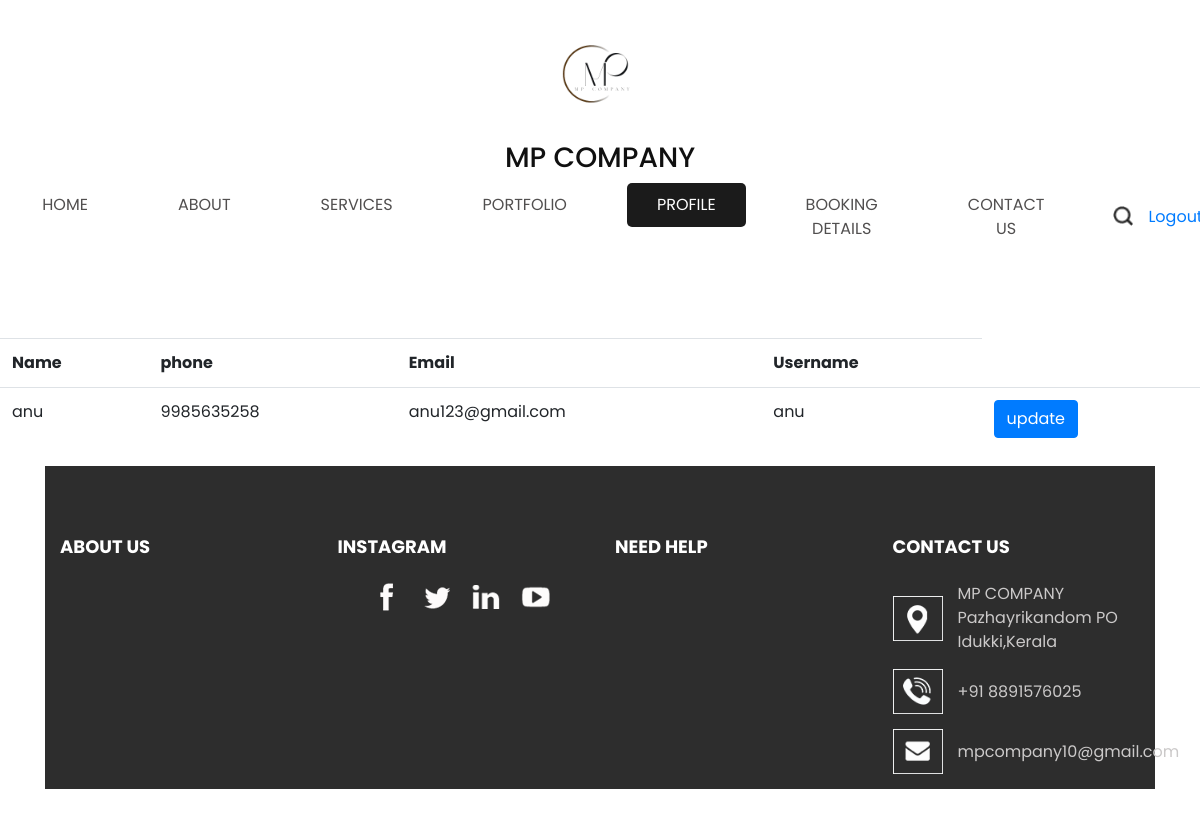
Page /profile (signed in) on the committed database.
### mp_app/models.py (models this page shows)
class register(models.Model):
    name=models.CharField(max_length=50)
    email=models.EmailField()
    phone=models.IntegerField()
    username=models.CharField(max_length=20)
    password=models.CharField(max_length=30)
    def __str__(self):
        return self.username

### mp_app/views.py (the view)
# urls.py: path('profile',views.profile),
def profile(re):
    if 'user' in re.session:
        d = register.objects.filter(username=re.session['user'])
        print(d)
        return render(re, 'user/profile.html', {'data': d})
    return redirect(login)

### template/user/profile.html (shortened to what this page needs)
<!DOCTYPE html>
<html>
<head>
  {% load static %}
  <link rel="stylesheet" type="text/css" href="https://cdnjs.cloudflare.com/ajax/libs/OwlCarousel2/2.3.4/assets/owl.carousel.min.css" />
  <link rel="stylesheet" type="text/css" href="{% static 'css/bootstrap.css' %}" />
  <link href="{% static 'css/style.css' %}" rel="stylesheet" />
  <link href="{% static 'css/responsive.css' %}" rel="stylesheet" />
</head>
<body>
  <div class="hero_area">
    <header class="header_section">
      <div class="container-fluid">
        <nav class="navbar navbar-expand-lg custom_nav-container pt-3">
          <a class="navbar-brand" href="index" >
            <img src="{% static 'images/MPLOGO.png' %}" alt="" />
          </a>
           <h3>MP COMPANY</h3>
          <div class="collapse navbar-collapse" id="navbarSupportedContent">
            <div class="d-flex ml-auto flex-column flex-lg-row align-items-center">
              <ul class="navbar-nav  ">
                <li class="nav-item ">
                  <a class="nav-link" href="userhome">Home <span class="sr-only">(current)</span></a>
                </li>
                <li class="nav-item ">
                  <a class="nav-link" href="about_1">
                    About
                  </a>
                </li>
                <li class="nav-item">
                  <a class="nav-link" href="services_1">
                    Services
                  </a>
                </li>
                <li class="nav-item">
                  <a class="nav-link" href="portfolio_1">
                    Portfolio
                  </a>
                </li>
                <li class="nav-item active">
                  <a class="nav-link" href="profile">
                    Profile
                  </a>
                </li>
                <li class="nav-item">
                  <a class="nav-link" href="booking_details">
                    booking details
                  </a>
                </li>
                <li class="nav-item">
                  <a class="nav-link" href="contactas_1">Contact Us</a>
                </li>
              </ul>
              <form class="form-inline my-2 my-lg-0 ml-0 ml-lg-4 mb-3 mb-lg-0">
                <button class="btn  my-2 my-sm-0 nav_search-btn" type="submit"></button>
              </form>
              <div class="user_option">
            <a href="logout">
                Logout
            </a>
            </div>
          </div>
          </div>
        </nav>
      </div>
    </header>
      <table class="table">
        <div class="container px-0">
          <div class="heading_container pt-5">
          </div>
        </div>
        <th>Name</th>
        <th>phone</th>
        <th>Email</th>
        <th>Username</th>
        {% for i in data %}
          <tr>
            <td>{{i.name}}</td>
            <td>{{i.phone}}</td>
            <td>{{i.email}}</td>
            <td>{{i.username}}</td>
            <td><a href="../updateprofile"class="btn btn-primary">update</a></td>
          </tr><br>
          {% endfor %}
      </table>
  <section class="info_section  layout_padding2-top">
    <div class="info_container ">
      <div class="container">
        <div class="row">
          <div class="col-md-6 col-lg-3">
            <h6>
              ABOUT US
            </h6>
          </div>
          <div class="col-md-6 col-lg-3">
            <h6>
              Instagram
            </h6>
            <div class="social_container">
            <div class="social_box">
              <a href="">
                <img src="{% static 'images/fb.png' %}" alt="">
              </a>
              <a href="">
                <img src="{% static 'images/twitter.png' %}" alt="">
              </a>
              <a href="">
                <img src="{% static 'images/linkedin.png' %}" alt="">
              </a>
              <a href="">
                <img src="{% static 'images/youtube.png' %}" alt="">
              </a>
            </div>
            </div>
          </div>
          <div class="col-md-6 col-lg-3">
            <h6>
              NEED HELP
            </h6>
          </div>
          <div class="col-md-6 col-lg-3">
            <h6>
              CONTACT US
            </h6>
            <div class="info_link-box">
              <a href="">
                <img src="{% static 'images/location.png' %}" alt="">
                <span> MP COMPANY<br>
                  Pazhayrikandom PO<br>
                  Idukki,Kerala
                </span>
              </a>
              <a href="">
                <img src="{% static 'images/call.png' %}" alt="">
                <span>+91 8891576025</span>
              </a>
              <a href="">
                <img src="{% static 'images/mail.png' %}" alt="">
                <span> mpcompany10@gmail.com</span>
              </a>
            </div>
          </div>
        </div>
      </div>
    </div>
  </section>
  </div>
</body>
</html>

### static/css/style.css (style rules this page uses)
body { font-family: "poppins", sans-serif; color: #101010; background-color: #ffffff; }
.layout_padding2-top { padding-top: 45px; }
.heading_container { display: -webkit-box; display: -ms-flexbox; display: flex; -webkit-box-orient: vertical; -webkit-box-direction: normal; -ms-flex-direction: column; flex-direction: column; -webkit-box-align: center; -ms-flex-align: center; align-items: center; text-align: center; }
.header_section .container-fluid { padding-right: 25px; padding-left: 25px; }
.custom_nav-container.navbar-expand-lg .navbar-nav .nav-item .nav-link { padding: 10px 30px; margin: 0 15px; color: #514f4f; text-align: center; text-transform: uppercase; border-radius: 5px; }
.custom_nav-container.navbar-expand-lg .navbar-nav .nav-item.active .nav-link, .custom_nav-container.navbar-expand-lg .navbar-nav .nav-item:hover .nav-link { background-color: #1b1b1b; color: #ffffff; }
a, a:hover, a:focus { text-decoration: none; }
.btn, .btn:focus { outline: none !important; -webkit-box-shadow: none; box-shadow: none; }
.navbar-brand, .navbar-brand:hover { text-transform: uppercase; font-weight: bold; font-size: 24px; color: #fafcfd; }
.custom_nav-container .nav_search-btn { background-image: url(../images/search-icon.png); background-size: 20px; background-repeat: no-repeat; background-position-y: 7px; width: 35px; height: 35px; padding: 0; border: none; }
.navbar-brand { display: -webkit-box; display: -ms-flexbox; display: flex; -webkit-box-align: center; -ms-flex-align: center; align-items: center; -webkit-box-orient: vertical; -webkit-box-direction: normal; -ms-flex-direction: column; flex-direction: column; align-items: center; margin-right: 0; margin-bottom: 15px; }
.navbar-brand img { width: 100px; }
.custom_nav-container { z-index: 99999; padding: 15px 0; -webkit-box-orient: vertical; -webkit-box-direction: normal; -ms-flex-direction: column; flex-direction: column; -webkit-box-align: center; -ms-flex-align: center; align-items: center; }
.info_section { position: relative; background-color: #2d2d2d; color: #ffffff; margin: 0 45px 45px; }
.info_section .social_container { -webkit-box-pack: center; -ms-flex-pack: center; justify-content: center; margin-top: 25px; margin-bottom: 30px; }
.info_section .social_container .social_box { display: -webkit-box; display: -ms-flexbox; display: flex; -webkit-box-align: center; -ms-flex-align: center; align-items: center; -webkit-box-pack: center; -ms-flex-pack: center; justify-content: center; }
.info_section .social_container .social_box a { margin: 0 10px; }
.info_section .row > div { margin-top: 25px; }
.info_section a { text-transform: none; }
.info_section h6 { font-weight: bold; text-transform: uppercase; font-size: 18px; margin-bottom: 25px; }
.info_section .info_link-box a { display: -webkit-box; display: -ms-flexbox; display: flex; -webkit-box-align: center; -ms-flex-align: center; align-items: center; margin: 15px 0; }
.info_section .info_link-box a img { width: 50px; margin-right: 15px; }
.info_section .info_link-box a span { color: #cbc9c9; }

### static/css/responsive.css (style rules this page uses)
@media (min-width: 1200px) { .container { max-width: 1170px; } }

### rows in the picture
register: name "anu", phone "9985635258", email "anu123@gmail.com", username "anu"
